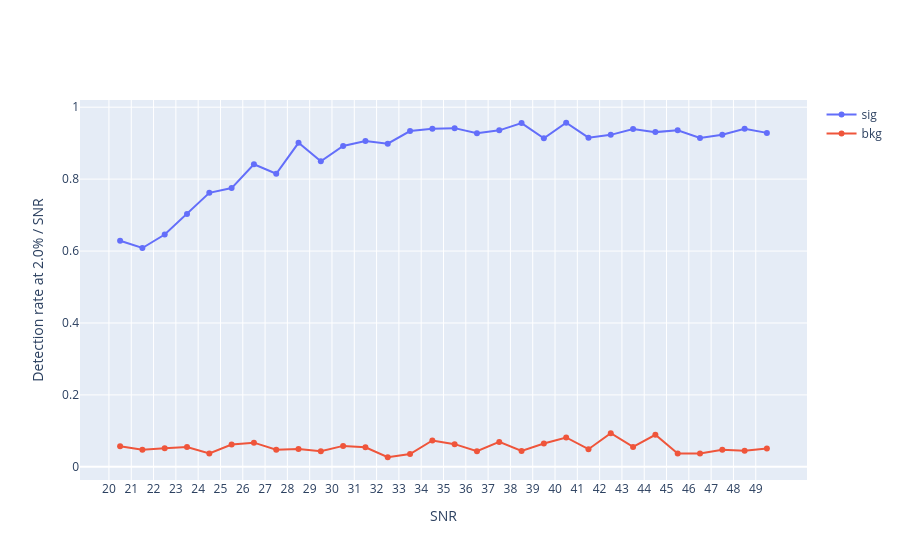

Write notebook code for a chart like this one.
### Code cell
# x at bin centers (20.5, 21.5, …)
sig_x = [iv.mid for iv in sig_ratio.index]
bkg_x = [iv.mid for iv in bkg_ratio.index]

fig = go.Figure()

fig.add_trace(go.Scatter(
    x=sig_x, y=sig_ratio.values,
    mode='lines+markers', name='sig'
))

fig.add_trace(go.Scatter(
    x=bkg_x, y=bkg_ratio.values,
    mode='lines+markers', name='bkg'
))

# ticks at integers, labels 20, 21, 22, …
ticks = list(range(20, 50))

fig.update_layout(
    xaxis=dict(
        title='SNR',
        tickmode='array',
        tickvals=ticks,
        ticktext=[str(t) for t in ticks]
    ),
    yaxis_title=f'Detection rate at {best_cut*100:.1f}% / SNR'
)

fig.show()

### Figure 1 — Plotly figure (JSON) as saved in the notebook; plotly's stock layout.template omitted (floating-point values rounded to 4 significant figures)
{"data": [{"mode": "lines+markers", "name": "sig", "type": "scatter", "x": [20.5, 21.5, 22.5, 23.5, 24.5, 25.5, 26.5, 27.5, 28.5, 29.5, 30.5, 31.5, 32.5, 33.5, 34.5, 35.5, 36.5, 37.5, 38.5, 39.5, 40.5, 41.5, 42.5, 43.5, 44.5, 45.5, 46.5, 47.5, 48.5, 49.5], "y": [0.6286, 0.6085, 0.6458, 0.7033, 0.7619, 0.7751, 0.8413, 0.8148, 0.901, 0.8495, 0.8924, 0.9059, 0.8984, 0.9337, 0.9404, 0.9417, 0.9275, 0.9356, 0.9558, 0.9135, 0.9567, 0.9152, 0.9231, 0.9394, 0.9307, 0.9358, 0.9144, 0.9234, 0.94, 0.9286]}, {"mode": "lines+markers", "name": "bkg", "type": "scatter", "x": [20.5, 21.5, 22.5, 23.5, 24.5, 25.5, 26.5, 27.5, 28.5, 29.5, 30.5, 31.5, 32.5, 33.5, 34.5, 35.5, 36.5, 37.5, 38.5, 39.5, 40.5, 41.5, 42.5, 43.5, 44.5, 45.5, 46.5, 47.5, 48.5, 49.5], "y": [0.05714, 0.04762, 0.05208, 0.05495, 0.03704, 0.0622, 0.06731, 0.04762, 0.0495, 0.04369, 0.0583, 0.05446, 0.02674, 0.03571, 0.07339, 0.06311, 0.04348, 0.06931, 0.0442, 0.06486, 0.08173, 0.04911, 0.09341, 0.05556, 0.08911, 0.03743, 0.03743, 0.04785, 0.045, 0.05102]}], "layout": {"xaxis": {"tickmode": "array", "ticktext": ["20", "21", "22", "23", "24", "25", "26", "27", "28", "29", "30", "31", "32", "33", "34", "35", "36", "37", "38", "39", "40", "41", "42", "43", "44", "45", "46", "47", "48", "49"], "tickvals": [20, 21, 22, 23, 24, 25, 26, 27, 28, 29, 30, 31, 32, 33, 34, 35, 36, 37, 38, 39, 40, 41, 42, 43, 44, 45, 46, 47, 48, 49], "title": {"text": "SNR"}}, "yaxis": {"title": {"text": "Detection rate at 2.0% / SNR"}}}}
